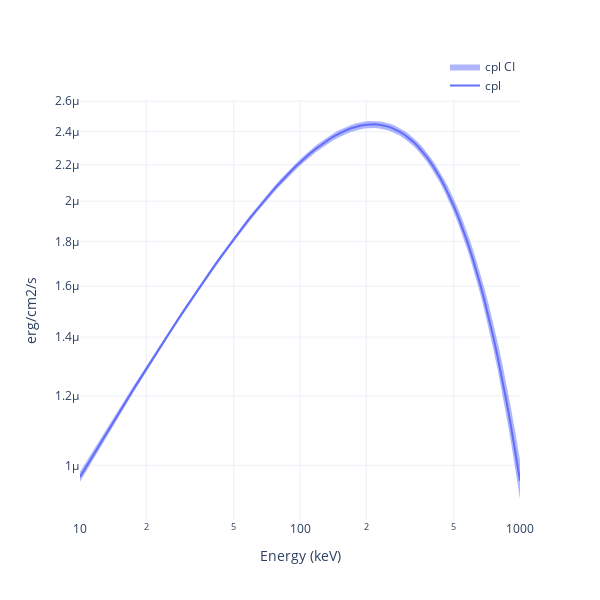

Notebook cell for this chart:
### Code cell
earr = np.logspace(1, 3, 100)

modelplot = Plot.model(ploter='plotly', style='vFv', post=True)
modelplot.add_model(model, E=earr)
fig = modelplot.get_fig()
fig.save(f'{savepath}/model')
